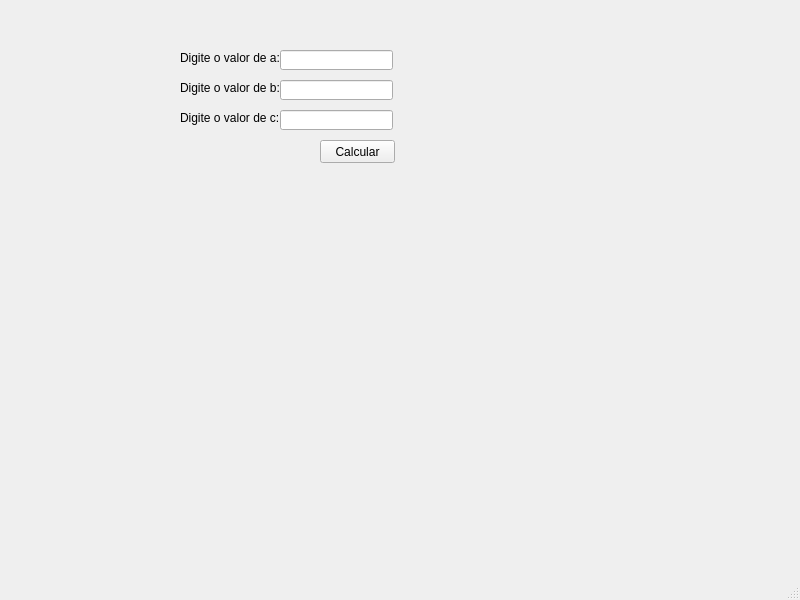
<?xml version="1.0" encoding="UTF-8"?>
<ui version="4.0">
 <author>Arthur Gouveia</author>
 <class>MainWindow</class>
 <widget class="QMainWindow" name="MainWindow">
  <property name="geometry">
   <rect>
    <x>0</x>
    <y>0</y>
    <width>800</width>
    <height>600</height>
   </rect>
  </property>
  <property name="windowTitle">
   <string>MainWindow</string>
  </property>
  <widget class="QWidget" name="centralwidget">
   <widget class="QLineEdit" name="lineEdit_a">
    <property name="geometry">
     <rect>
      <x>280</x>
      <y>50</y>
      <width>113</width>
      <height>20</height>
     </rect>
    </property>
   </widget>
   <widget class="QLineEdit" name="lineEdit_b">
    <property name="geometry">
     <rect>
      <x>280</x>
      <y>80</y>
      <width>113</width>
      <height>20</height>
     </rect>
    </property>
   </widget>
   <widget class="QLineEdit" name="lineEdit_3">
    <property name="geometry">
     <rect>
      <x>280</x>
      <y>110</y>
      <width>113</width>
      <height>20</height>
     </rect>
    </property>
   </widget>
   <widget class="QLabel" name="label">
    <property name="geometry">
     <rect>
      <x>180</x>
      <y>50</y>
      <width>101</width>
      <height>16</height>
     </rect>
    </property>
    <property name="text">
     <string>Digite o valor de a:</string>
    </property>
   </widget>
   <widget class="QLabel" name="label_2">
    <property name="geometry">
     <rect>
      <x>180</x>
      <y>80</y>
      <width>101</width>
      <height>16</height>
     </rect>
    </property>
    <property name="text">
     <string>Digite o valor de b:</string>
    </property>
   </widget>
   <widget class="QLabel" name="label_3">
    <property name="geometry">
     <rect>
      <x>180</x>
      <y>110</y>
      <width>101</width>
      <height>16</height>
     </rect>
    </property>
    <property name="text">
     <string>Digite o valor de c:</string>
    </property>
   </widget>
   <widget class="QPushButton" name="pushButton">
    <property name="geometry">
     <rect>
      <x>320</x>
      <y>140</y>
      <width>75</width>
      <height>23</height>
     </rect>
    </property>
    <property name="text">
     <string>Calcular</string>
    </property>
   </widget>
  </widget>
  <widget class="QMenuBar" name="menubar">
   <property name="geometry">
    <rect>
     <x>0</x>
     <y>0</y>
     <width>800</width>
     <height>21</height>
    </rect>
   </property>
  </widget>
  <widget class="QStatusBar" name="statusbar"/>
 </widget>
 <resources/>
 <connections/>
</ui>
